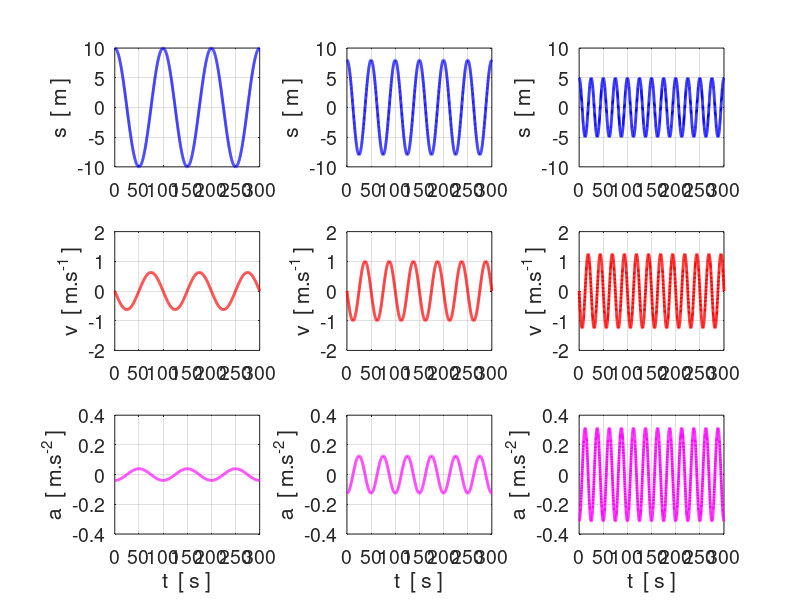

Recreate this plot in MATLAB.
% osc_shm_01.m

% Simulation for the vertical motion of an object attached to a spring

% Ian Cooper
% School of Physics, University of Sydney
% email: ian.cooper@sydney.edu.au
% http://www.physics.usyd.edu.au/teach_res/mp/mphome.htm
% 170517

clear all
close all
clc

   
figure(1)
   set(gcf,'Units','normalized');
   set(gcf,'Position',[0.1 0.1 0.45 0.45]);
   set(gcf,'color','w');

% Model 1 -------------------------------------------------------------

% amplitude sMax  / period T / no. periods nT / no. time steps N
   sMax = 10;
   T = 100;
   nT = 3;
   N = 2000;

% angular frequency w / time t / displacement s
   w = 2*pi / T;
   tMax = nT * T;
   t = linspace(0,tMax,N);
   
   s = sMax .* cos(w*t);
   v = -(sMax*w) .* sin(w*t);
   a = -w^2 .* s;   
  
   subplot(3,3,1)
   xP = t; yP = s;
   plot(xP, yP,'b','linewidth',2);
   ylabel('s  [ m ]');
   axis([0 tMax -10 10]);
   set(gca,'yTick',-10:5:10);
   set(gca,'fontSize',14);
   grid on
   
   subplot(3,3,4)
   xP = t; yP = v;
   plot(xP, yP,'r','linewidth',2);
   ylabel('v  [ m.s^{-1} ]');
   axis([0 tMax -2 2]);
   set(gca,'yTick',-2:1:2);
   set(gca,'fontSize',14);
   grid on
      
   subplot(3,3,7)
   xP = t; yP = a;
   plot(xP, yP,'m','linewidth',2);
   ylabel('a  [ m.s^{-2} ]');
   xlabel('t  [ s ]');
   axis([0 tMax -0.4 0.4]);
   set(gca,'yLim',[-0.4 0.4]);
   set(gca,'yTick',-0.4:0.2:0.4);
   grid on
   set(gca,'fontSize',14);

% Model 2 -------------------------------------------------------------

% amplitude sMax  / period T / no. periods nT / no. time steps N
   sMax = 8;
   T = 50;
   
% angular frequency w / time t / displacement s
   w = 2*pi / T;
   s = sMax .* cos(w*t);
   v = -(sMax*w) .* sin(w*t);
   a = -w^2 .* s;   
  
   subplot(3,3,2)
   xP = t; yP = s;
   plot(xP, yP,'b','linewidth',2);
   ylabel('s  [ m ]');
   axis([0 tMax -10 10]);
   set(gca,'yTick',-10:5:10);
   set(gca,'fontSize',14);
   grid on
   
   subplot(3,3,5)
   xP = t; yP = v;
   plot(xP, yP,'r','linewidth',2);
   ylabel('v  [ m.s^{-1} ]');
   axis([0 tMax -2 2]);
    set(gca,'yTick',-2:1:2);
   set(gca,'fontSize',14);
   grid on
   
   subplot(3,3,8)
   xP = t; yP = a;
   plot(xP, yP,'m','linewidth',2);
   ylabel('a  [ m.s^{-2} ]');
   xlabel('t  [ s ]');
   axis([0 tMax -0.4 0.4]);
   set(gca,'yLim',[-0.4 0.4]);
   set(gca,'yTick',-0.4:0.2:0.4);
   set(gca,'fontSize',14);
   grid on
   

% Model 3 -------------------------------------------------------------

% amplitude sMax  / period T / no. periods nT / no. time steps N
   sMax = 5;
   T = 25;
   
% angular frequency w / time t / displacement s
   w = 2*pi / T;
   s = sMax .* cos(w*t);
   v = -(sMax*w) .* sin(w*t);
   a = -w^2 .* s;   
  
   subplot(3,3,3)
   xP = t; yP = s;
   plot(xP, yP,'b','linewidth',2);
   ylabel('s  [ m ]');
   axis([0 tMax -10 10]);
   set(gca,'yTick',-10:5:10);
   set(gca,'fontSize',14);
   grid on
   
   subplot(3,3,6)
   xP = t; yP = v;
   plot(xP, yP,'r','linewidth',2);
   ylabel('v  [ m.s^{-1} ]');
   axis([0 tMax -2 2]);
   set(gca,'yTick',-2:1:2);
   set(gca,'fontSize',14);
   grid on
   
   subplot(3,3,9)
   xP = t; yP = a;
   plot(xP, yP,'m','linewidth',2);
   ylabel('a  [ m.s^{-2} ]');
   xlabel('t  [ s ]');
   axis([0 tMax -0.4 0.4])
   set(gca,'fontSize',14);
   set(gca,'yLim',[-0.4 0.4]);
   set(gca,'yTick',-0.4:0.2:0.4);
   grid on
   
